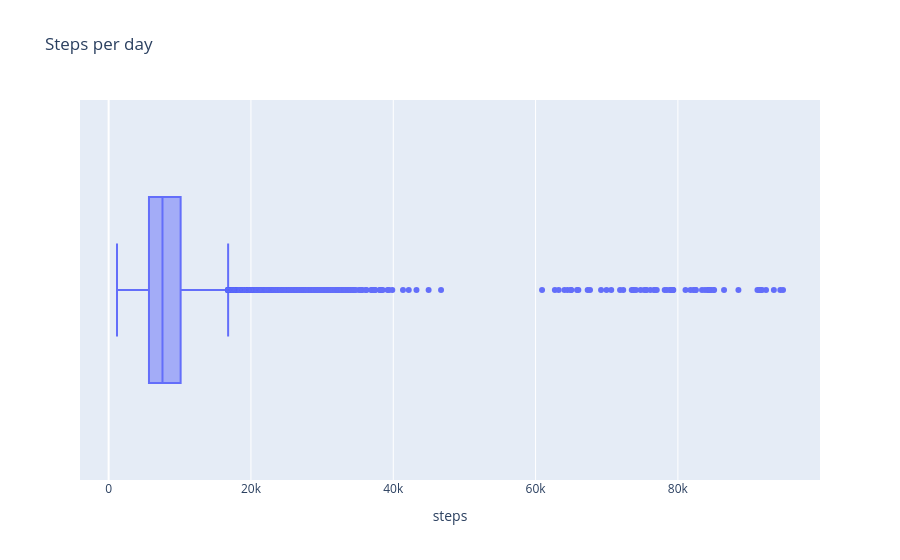

The notebook cell this image was saved under:
### Code cell
# ✍️ live coding
px.box(df, x= "steps", title = "Steps per day")

### Figure 1 — Plotly figure (JSON) as saved in the notebook; plotly's stock layout.template omitted (floating-point values rounded to 4 significant figures; data arrays with more than 128 entries replaced by an {"elided": "..."} marker saying what was removed)
{"data": [{"alignmentgroup": "True", "hovertemplate": "steps=%{x}<extra></extra>", "legendgroup": "", "marker": {"color": "#636efa"}, "name": "", "notched": false, "offsetgroup": "", "orientation": "h", "showlegend": false, "type": "box", "x": {"elided": "91250 int values"}, "x0": " ", "xaxis": "x", "y0": " ", "yaxis": "y"}], "layout": {"boxmode": "group", "legend": {"tracegroupgap": 0}, "title": {"text": "Steps per day"}, "xaxis": {"anchor": "y", "domain": [0, 1], "title": {"text": "steps"}}, "yaxis": {"anchor": "x", "domain": [0, 1]}}}
